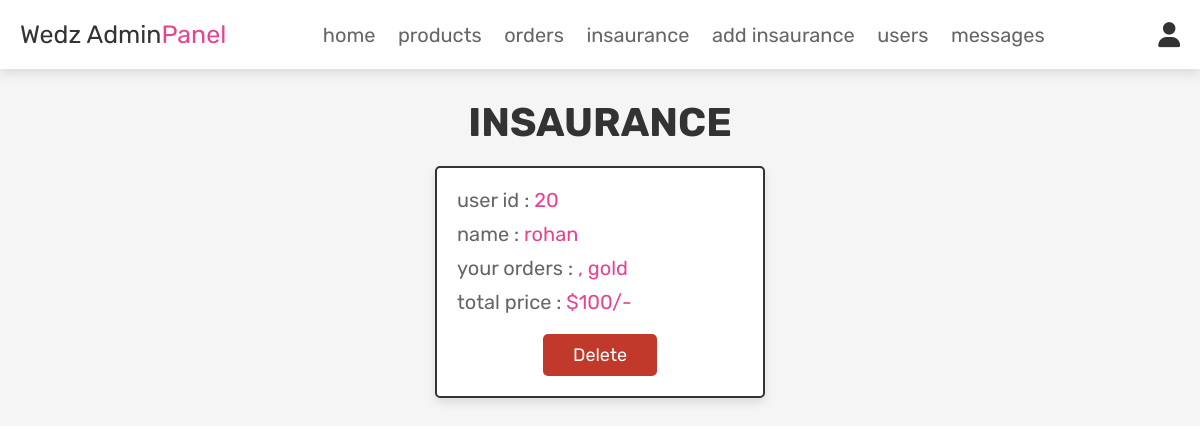
The page /admin_insaurance.php (signed in) on the database its author committed.
### tables this page shows
CREATE TABLE IF NOT EXISTS `getinsaurance` (
  `id` int(100) NOT NULL AUTO_INCREMENT,
  `user_id` int(100) NOT NULL,
  `name` varchar(100) NOT NULL,
  `email` varchar(100) NOT NULL,
  `total_products` varchar(100) NOT NULL,
  `total_price` int(100) NOT NULL,
  `placed_on` date NOT NULL,
  PRIMARY KEY (`id`)
);

### admin_insaurance.php (the view, shortened to what this page needs)
<!DOCTYPE html>
<html lang="en">
<head>
   <link rel="stylesheet" href="https://cdnjs.cloudflare.com/ajax/libs/font-awesome/6.0.0/css/all.min.css">
   <link rel="stylesheet" href="css/admin_style.css">
</head>
<body>
<?php @include 'admin_header.php'; ?>
<section class="placed-orders">
   <h1 class="title">insaurance </h1>
   <div class="box-container">
      <?php
      $select_orders = mysqli_query($conn, "SELECT * FROM `getinsaurance`") or die('query failed');
      if(mysqli_num_rows($select_orders) > 0){
         while($fetch_orders = mysqli_fetch_assoc($select_orders)){
      ?>
      <div class="box">
         <p> user id : <span><?php echo $fetch_orders['user_id']; ?></span> </p>
         <p> name : <span><?php echo $fetch_orders['name']; ?></span> </p>
         <p> your orders : <span><?php echo $fetch_orders['total_products']; ?></span> </p>
           <p> total price : <span>$<?php echo $fetch_orders['total_price']; ?>/-</span> </p>
         <form action="" method="post">
       <a href="admin_insaurance.php?delete=<?php echo $fetch_orders['id']; ?>" class="delete-btn" onclick="return confirm('delete this insaurance?');">delete</a>
         </form>
      </div>
      <?php
         }
      }else{
         echo '<p class="empty">no one take insaurance</p>';
      }
      ?>
   </div>
</section>
</body>
</html>

### css/admin_style.css (style rules this page uses)
:root { --pink: #e84393; --red: #c0392b; --orange: #f39c12; --black: #333; --white: #fff; --light-color: #666; --light-white: #ccc; --light-bg: #f5f5f5; --border: .2rem solid var(--black); --box-shadow: 0 .5rem 1rem rgba(0, 0, 0, .1); }
* { font-family: 'Rubik', sans-serif; margin: 0; padding: 0; box-sizing: border-box; outline: none; border: none; text-decoration: none; transition: all .2s linear; }
html { font-size: 62.5%; overflow-x: hidden; scroll-behavior: smooth; scroll-padding-top: 6.5rem; }
body { background: var(--light-bg); }
section { padding: 3rem 2rem; }
.title { text-align: center; margin-bottom: 2rem; color: var(--black); text-transform: uppercase; font-size: 4rem; }
.btn, .delete-btn, .option-btn { display: inline-block; border-radius: .5rem; margin-top: 1rem; font-size: 1.8rem; color: var(--white); cursor: pointer; padding: 1rem 3rem; text-transform: capitalize; }
.delete-btn { background-color: var(--red); }
.placed-orders .box-container { display: grid; grid-template-columns: repeat(auto-fit, 33rem); gap: 1.5rem; align-items: flex-start; max-width: 1200px; margin: 0 auto; justify-content: center; }
.placed-orders .box-container .box { padding: 2rem; border: var(--border); background-color: var(--white); box-shadow: var(--box-shadow); border-radius: .5rem; }
.placed-orders .box-container .box p { margin-bottom: 1rem; font-size: 2rem; color: var(--light-color); }
.placed-orders .box-container .box p span { color: var(--pink); }
.placed-orders .box-container .box form { margin-top: 1rem; text-align: center; }

### rows shown on the page
getinsaurance: user "20", name "rohan", total_products ", gold", total_price "100"
